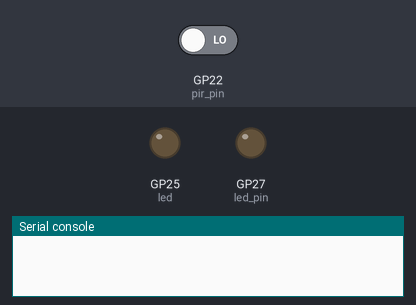
The program below on a simulated Raspberry Pi Pico running MicroPython. Shown: output pins drawn as LEDs (lit = HIGH), the last lines printed to the serial console. The inputs (shaded band) are chosen by the test bench; at power-on: GP22 (pir_pin) LOW.

Above: at 1.2 s.
1.3 s: GP22 (pir_pin) driven HIGH
At 3.0 s:
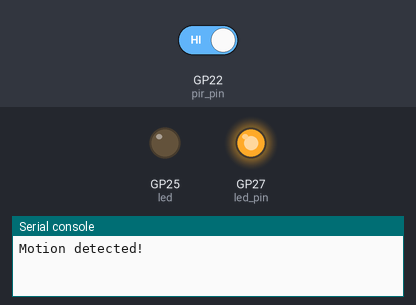
3.5 s: GP22 (pir_pin) driven LOW
At 4.5 s:
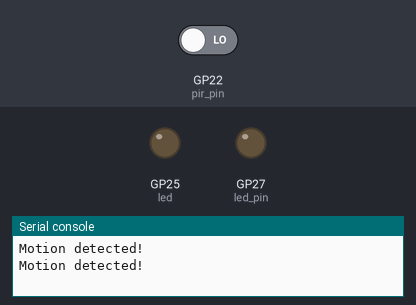
Timing chart, 0 to 6.5 s (numbered marks = the images above; inputs shaded):
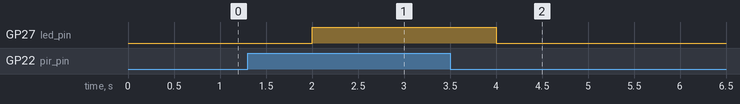

Measured:
- after the input at 1.3 s, GP27 (led_pin): LOW → HIGH after 0.70 s
- after the input at 3.5 s, GP27 (led_pin): HIGH → LOW after 0.50 s

The program:

pir_sensor.py
```python
from machine import Pin
from time import sleep

pir_pin = Pin(22, Pin.IN)
led_pin = Pin (27, Pin.OUT)
led = Pin('LED', Pin.OUT)

while True:
    if pir_pin.value():
        print("Motion detected!")
        led_pin.value(1)
    sleep(1)
    led_pin.value(0)
    # sleep(1)
```
